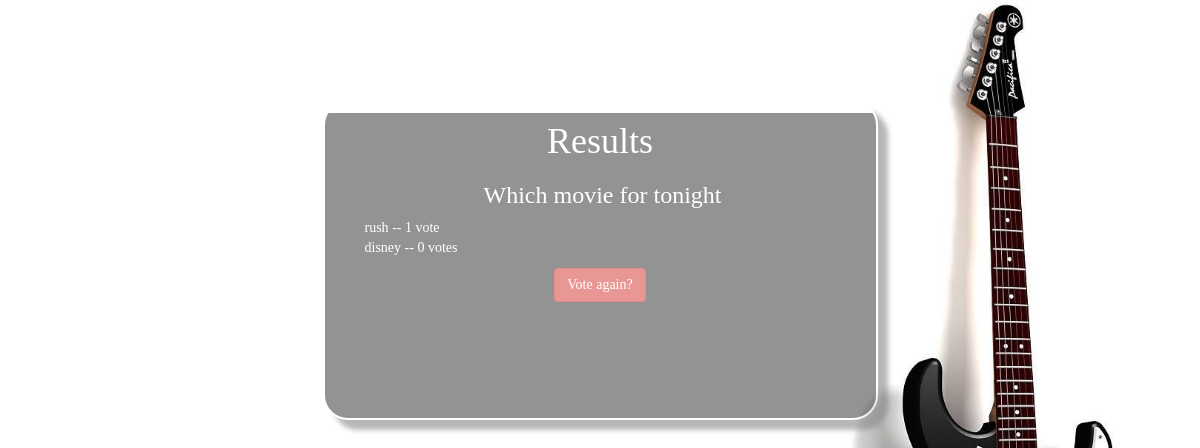
Before: /polls/4/results/ with the older database file.
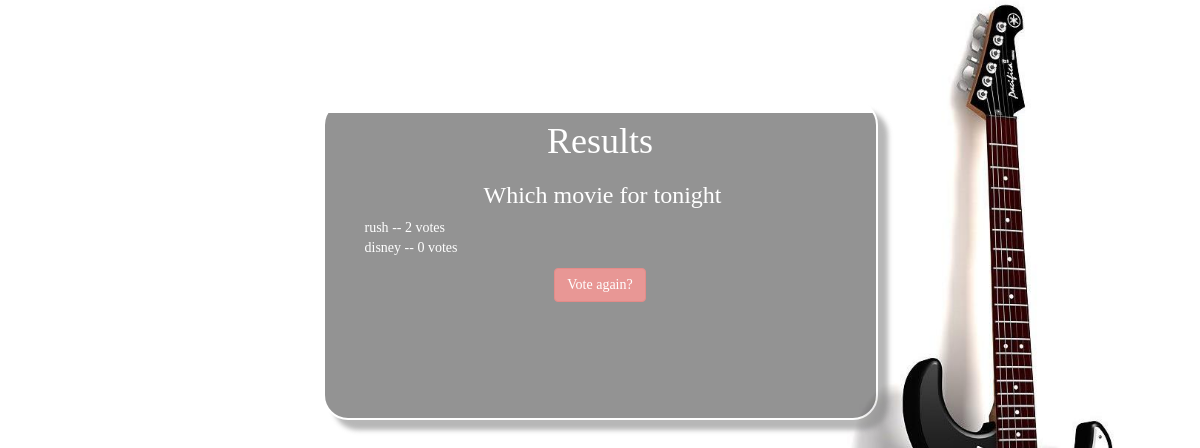
After: the same page with the newer database file.
### polls/models.py (models this page shows, shortened)
class Poll(models.Model):
	question = models.CharField(max_length=200)
	pub_date = models.DateTimeField('date published')
	def was_published_recently(self):
		now = timezone.now()
		return now - datetime.timedelta(days=1) <= self.pub_date < now
	was_published_recently.admin_order_field = 'pub_date'
	was_published_recently.boolean = True
	was_published_recently.short_description = 'Published recently?'

class Choice(models.Model):
	poll = models.ForeignKey(Poll)
	choice_text = models.CharField(max_length=200)
	votes = models.IntegerField(default=0)

### polls/views.py (the view)
# urls.py: url(r'^(?P<pk>\d+)/results/$', views.ResultsView.as_view(), name='results'),
class ResultsView(generic.DetailView):
	model = Poll
	template_name = 'polls/results.html'

### polls/templates/polls/results.html
{% load staticfiles %}
<link rel="stylesheet" type="text/css" href="{% static 'polls/css/style.css' %}" />
<link rel="stylesheet" type="text/css" href="{% static 'polls/css/bootstrap.min.css' %}" />
<div class="container">
	<div class="row">
		<div class="col-md-6 col-md-offset-3">
			<div class="custom">
				<h1>Results</h1>
				<h3>{{ poll.question }}</h3>
				<ul>
				{% for choice in poll.choice_set.all %}
					<li>{{	choice.choice_text }} -- {{	choice.votes }} vote{{ choice.votes|pluralize }}</li>
				{% endfor %}
				</ul>
				<div style="text-align:center; font-size:18px">
				<a style="color: white;" class="btn btn-danger" href="{% url 'polls:detail' poll.id %}">Vote again?</a>
				</div>
			</div>
		</div>
	</div>
</div>

### polls/static/polls/css/style.css (style rules this page uses)
ul { list-style-type: none; }
li { color: white; text-align:justify; }
.custom { margin-top: 100px; background: white url("images/100.png") no-repeat center center fixed; height:320px; box-shadow: 10px 10px 5px #888888; border:2px solid; border-color: white; border-radius:25px; opacity:0.6; color:white; font-family: trebuchet; }
h1 { text-align: center; text-decoration: bold; }
h3 { text-align: center; text-decoration: bold; margin-left: 5px; }

Changed rows visible on the page:
changed Choice "rush": votes "1" → "2"
